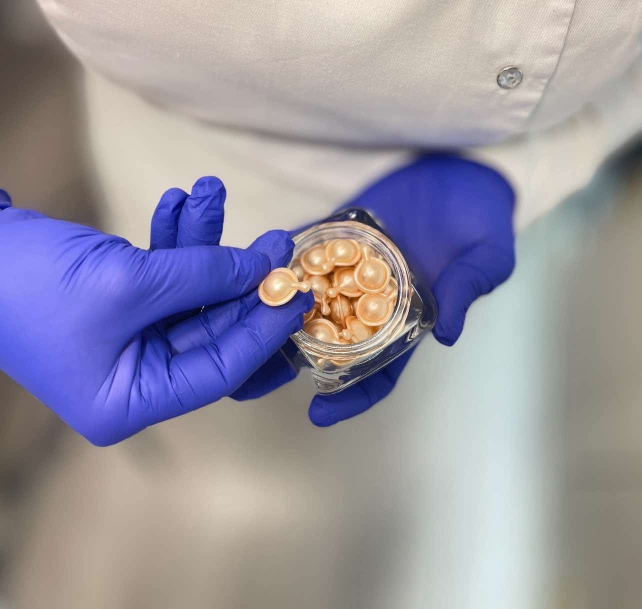
#> input picture posts_19_11/src/ceramide_caps.jpg, 1284 x 1217 px, given in place of logo.png, which was not available (shown at 1/2 size)
$ python edit.py
#> lines starting #> are read from the running program, lines starting #| are printed output that depends on the picture
# R3 reel editor: cuts, light retouch, animated captions, transitions, SFX.
import subprocess, json, math, os, sys
import numpy as np, cv2
from PIL import Image, ImageDraw, ImageFont, ImageFilter
from scipy import signal

D = os.path.dirname(os.path.abspath(__file__))
SRC = os.path.join(D, 'src')
F = '/tmp/claude-0/fonts/'
W, H, FPS, SR = 1080, 1920, 30, 48000
GOLD = (243, 199, 122); WHITE = (255, 255, 255); CREAM = (251, 243, 230)
LOGO = '/home/user/congenial-winner/posts_19_11/src/logo.png'

def font(name, size): return ImageFont.truetype(F + name, size)

# ---------------------------------------------------------------- timeline
# Each V item: clip, in, out, zoom (start,end), plus events relative to segment start.
V = lambda clip, a, b, z=(1.0, 1.03), **k: dict(kind='v', clip=clip, a=a, b=b, z=z, **k)
C = lambda dur, **k: dict(kind='card', dur=dur, **k)
TL = [
    V('c1', 1.15, 4.75, z=(1.22, 1.0), tin=None, name='hook'),
    V('c5', 1.20, 2.20, z=(1.0, 1.03), tin='whip', name='n1a'),
    V('c5', 2.60, 3.80, z=(1.14, 1.17), tin='cut', name='n1b'),
    V('c5', 9.95, 13.45, z=(1.0, 1.05), tin='cut', name='n1c'),
    V('c5', 17.40, 20.15, z=(1.12, 1.16), tin='cut', name='n1d'),
    V('c2', 1.45, 2.40, z=(1.0, 1.03), tin='whip', name='n2a'),
    V('c2', 2.95, 4.05, z=(1.14, 1.17), tin='cut', name='n2b'),
    V('c2', 6.75, 7.90, z=(1.0, 1.04), tin='cut', name='nosun'),
    V('c2', 17.45, 20.80, z=(1.12, 1.18), tin='cut', name='uva'),
    V('c3', 10.20, 12.75, z=(1.0, 1.04), tin='whip', name='n3'),
    V('c3', 17.90, 22.20, z=(1.12, 1.16), tin='cut', name='heat'),
    V('c3', 26.90, 31.00, z=(1.0, 1.06), tin='flash', name='fix'),
    V('c4', 0.80, 3.75, z=(1.1, 1.14), tin='whip', name='porc'),
    V('c4', 4.85, 8.30, z=(1.0, 1.04), tin='cut', name='save'),
    C(3.0, name='cta', tin='zoom'),
]
t = 0.0
for s in TL:
    s['dur'] = s.get('dur') or (s['b'] - s['a'])
    s['t0'] = t; t += s['dur']
TOTAL = t
NF = int(round(TOTAL * FPS))
SEG = {s['name']: s for s in TL}
def T(name, rel): return SEG[name]['t0'] + rel

# ---------------------------------------------------------------- captions (word, rel start in segment, gold?)
CAP = {
 'hook':  [[('THAT', 1.20), ('ARE', 1.70), ('RUINING', 2.06, 1)], [('YOUR', 2.40), ('SKIN', 2.74, 1)]],
 'n1c':   [[('IT', 0.06), ('STRIPS', 0.16, 1)], [('YOUR', 0.76), ("SKIN'S", 1.38)], [('NATURAL', 1.78), ('LIPIDS', 2.50, 1)]],
 'n1d':   [[('SO', 0.06), ('IT', 0.56), ('ENDS', 0.96), ('UP', 1.16)], [('ROUGH', 1.44, 1), ('&', 1.94), ('TIGHT', 2.26, 1)]],
 'nosun': [[('NO', 0.08, 1), ('SUN?', 0.40, 1)]],
 'uva':   [[('UVA', 0.08, 1), ('STILL', 0.52), ('REACHES', 1.08)], [('YOUR', 1.42), ('SKIN', 1.62)], [('IN', 1.92), ('NOVEMBER', 2.32, 1)]],
 'heat':  [[('WITH', 0.10), ('THE', 0.54), ('HEATING', 0.76, 1), ('ON', 0.94)], [('YOUR', 1.28), ('SKIN', 1.60), ('LOSES', 1.92)], [('WATER', 2.52, 1), ('FASTER', 3.60, 1)]],
 'fix':   [[('IT', 0.08), ('NEEDS', 0.28)], [('TO', 1.94), ('REBUILD', 2.62)], [('ITS', 3.04), ('BARRIER', 3.58, 1)]],
 'porc':  [[("THAT'S", 0.08), ('EXACTLY', 0.42), ('WHAT', 0.78)], [('PORCERAMID', 1.10, 1), ('DOES', 2.04)]],
 'save':  [[('SO', 0.08), ('SAVE', 0.68, 1), ('THIS', 1.06), ('REEL', 1.28, 1)], [('AND', 1.54), ('SEND', 2.24), ('ME', 2.52)], [('A', 2.68), ('DIRECT', 2.78, 1), ('MESSAGE', 3.06, 1)]],
}

# ---------------------------------------------------------------- easing
def clamp(x, a=0, b=1): return max(a, min(b, x))
def out_back(x, s=2.2):
    x = clamp(x) - 1; return 1 + (s + 1) * x ** 3 + s * x ** 2
def out_cubic(x): x = clamp(x); return 1 - (1 - x) ** 3
def in_out(x): x = clamp(x); return x * x * (3 - 2 * x)

# ---------------------------------------------------------------- sprite rendering
_cache = {}
# [43 lines left out: functions text_sprite, paste, not called in this run]

def _safe(canvas, s, x, y):
    big = Image.new('RGBA', canvas.size); big.paste(s, (x, y), s); canvas.alpha_composite(big)

# [16 lines left out: function pill_sprite, not called in this run]

# fonts
F_CAP = font('mont800.ttf', 84)
F_HEAD = font('mont800.ttf', 110)
F_NUM = font('pf800.ttf', 330)
F_SER = font('pf700i.ttf', 70)
F_SMALL = font('mont600.ttf', 40)
F_PILL = font('mont800.ttf', 40)
logo = Image.open(LOGO).convert('RGBA'); logo = logo.resize((420, int(300 * logo.height / logo.width)), Image.LANCZOS)
#> after `logo = logo.resize((420, int(300 * logo.height / logo.width)), Image.L`:
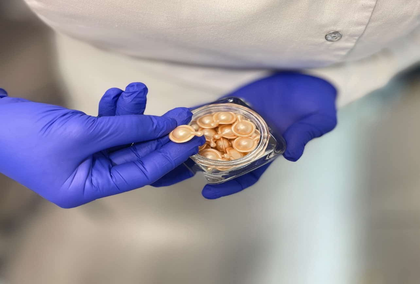
#> logo: PIL image 420x284 RGBA; mean R, G, B, A 152.7, 148.1, 161, 255

# ---------------------------------------------------------------- overlay events (headlines)
# [43 lines left out: function headline_layer, not called in this run]

_bm = None
# [69 lines left out: functions bookmark_sprite, captions_layer, card_layer, read_segment, not called in this run]

CASC = cv2.CascadeClassifier(cv2.data.haarcascades + 'haarcascade_frontalface_default.xml')
# [13 lines left out: function faces_for, not called in this run]

# ---------------------------------------------------------------- retouch (no geometry changes)
LUT = np.clip(np.array([((x / 255) ** 0.96) * 255 for x in range(256)]), 0, 255)
curve = np.array([255 * (0.5 - 0.5 * math.cos(math.pi * (x / 255))) * 0.18 + x * 0.82 for x in range(256)])
LUT = np.clip(curve * 1.0, 0, 255)
LUT_R = np.clip(LUT * 1.03 + 2, 0, 255).astype(np.uint8)
LUT_G = np.clip(LUT * 1.005 + 1, 0, 255).astype(np.uint8)
LUT_B = np.clip(LUT * 0.965, 0, 255).astype(np.uint8)
yy, xx = np.mgrid[0:H, 0:W]
VIG = (1 - 0.22 * np.clip((((xx - W / 2) / (W * 0.75)) ** 2 + ((yy - H * 0.45) / (H * 0.7)) ** 2) - 0.25, 0, 1)).astype(np.float32)[..., None]

# [116 lines left out: functions retouch, zoom, motion_blur, build_video, not called in this run]

def vgrad(top, h0, h1, a0, a1):
    g = np.zeros((H, W, 4), np.uint8)
    ys = np.arange(H)
    a = np.clip((ys - h0) / (h1 - h0), 0, 1); a = a0 + (a1 - a0) * a
    a[(ys < min(h0, h1)) | (ys > max(h0, h1))] = 0
    if top: a[ys < h0] = a0
    else: a[ys > h1] = a1
    g[..., 3] = (a * 255)[:, None]
    return Image.fromarray(g)
TOPGRAD = vgrad(True, 0, 620, 0.55, 0.0)
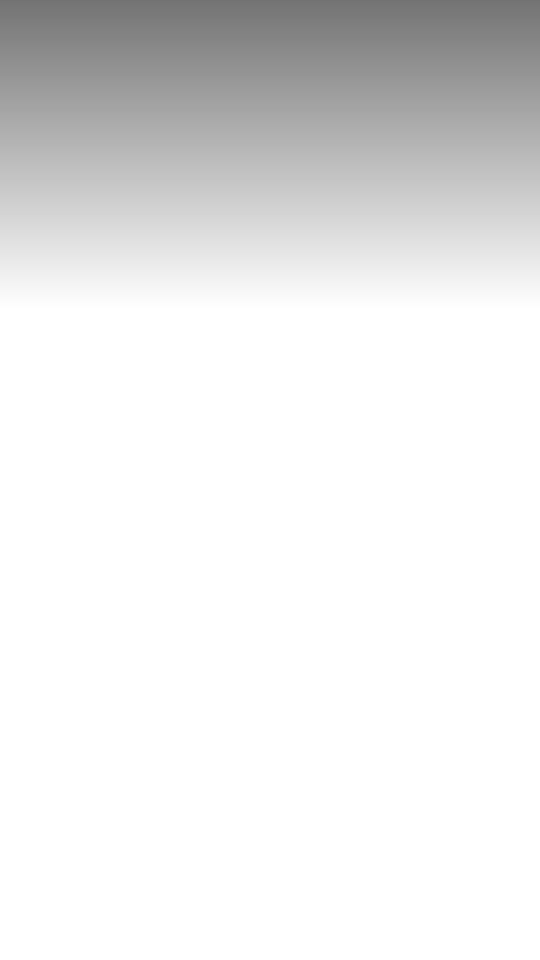
#> TOPGRAD: PIL image 1080x1920 RGBA (shown at 1/2 size); mean R, G, B, A 0, 0, 0, 22.5; transparent parts drawn white
BOTGRAD = vgrad(False, 1150, 1600, 0.0, 0.55)
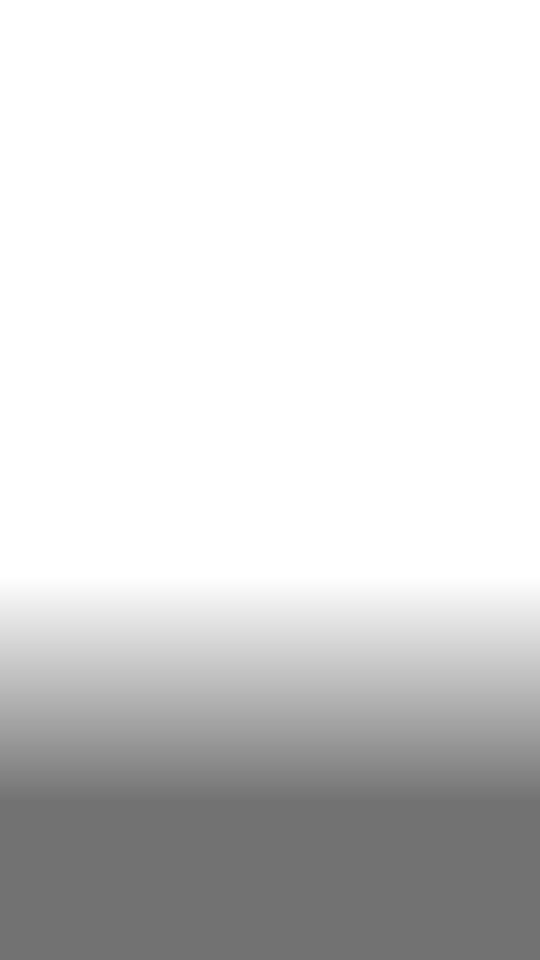
#> BOTGRAD: PIL image 1080x1920 RGBA (shown at 1/2 size); mean R, G, B, A 0, 0, 0, 39.6; transparent parts drawn white

# slam moments (for shake + boom)
SHAKES = [T('hook', 0.0), T('n1a', 0.0), SEG['n2a']['t0'], T('n3', 0.0), T('fix', 0.70), T('cta', 0.3)]

# ---------------------------------------------------------------- SFX
rng = np.random.default_rng(7)
def env(n, a, r):
    e = np.ones(n); ai = int(a * SR); e[:ai] = np.linspace(0, 1, ai) if ai else 1
    e *= np.exp(-np.linspace(0, r, n)); return e
# [37 lines left out: functions whoosh, boom, pop, ding, kaching, bloop and 1 more, not called in this run]
def tick():
    n = int(0.03 * SR); tt = np.arange(n) / SR
    return np.sin(2 * np.pi * 2200 * tt) * np.exp(-tt * 200) * 0.5

# [27 lines left out: function sfx_track, not called in this run]

_clean = {}
# [35 lines left out: functions clean_clip, voice_track, not called in this run]

if __name__ == '__main__':
    from scipy.io import wavfile
#> (the run stopped early here; a loop or call above may not have finished)
